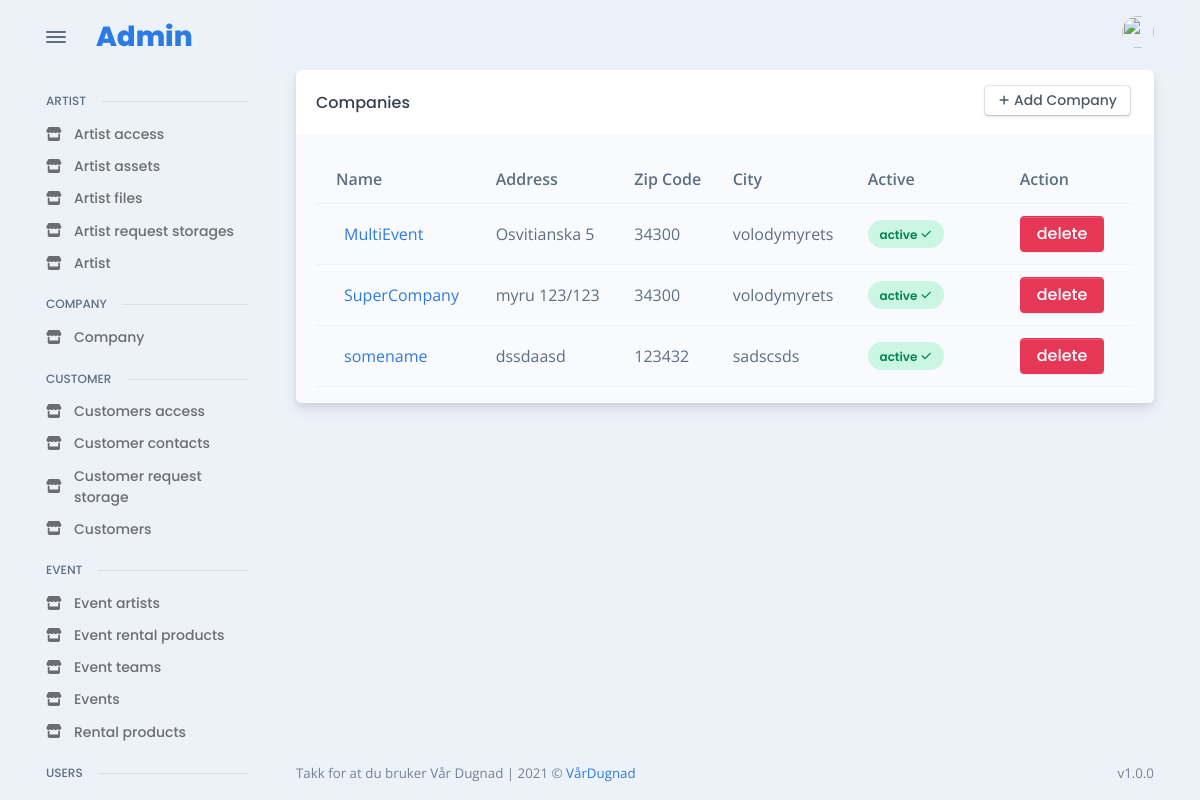
The app's page /admin_site/company/all_companies/ (signed in) with its own data.
### company/models.py (models this page shows, shortened)
class Company(models.Model):
    organization_number = models.CharField(("Organozation Number"), max_length=150)
    name = models.CharField(("Name"), max_length=150)
    address = models.CharField(("Address"), max_length=150)
    zip_code = models.CharField(("Zip Code"), max_length=50)
    city = models.CharField(("City"), max_length=50)
    terms = RichTextField("Terms", null=True)
    icon = models.FileField(("icon"), upload_to="category_image", null=True)
    active = models.BooleanField(("Active"), default=True)
    creator = models.ForeignKey(User, verbose_name=("creator"), related_name="company_creator", on_delete=models.CASCADE, null=True)

### admin_app/admin_company/views.py (the view)
# urls.py: path("all_companies/", CompanyListView.as_view(), name="admin_get_all_companies"),
class CompanyListView(LoginRequiredMixin, ListView):
    model = Company
    template_name = "admin/pages/company/all.html"
    context_object_name = "companies"
    def get_context_data(self, **kwargs):
        context = super().get_context_data(**kwargs)
        return context

### templates/admin/pages/company/all.html (shortened to what this page needs)
{% extends 'base/admin_base.html' %}
{% load static %}
{% load widget_tweaks %}
{% block content %}
<div class="card">
  <div class="card-header">
    <div class="row flex-between-center">
      <div class="col-4 col-sm-auto d-flex align-items-center pe-0">
        <h5 class="fs-0 mb-0 text-nowrap py-2 py-xl-0">Companies</h5>
      </div>
      <div class="col-8 col-sm-auto text-end ps-2">
        <a href="{% url 'admin_add_new_company' %}" class="btn btn-falcon-default btn-sm me-1 mb-1">
          <span class="fas fa-plus me-1" data-fa-transform="shrink-3"></span>Add Company
        </a>
      </div>
    </div>
  </div>
  <div class="card-body bg-light pb-0">
    <div class="table-responsive scrollbar">
      {% if companies|length %}
      <table class="table table-hover table-striped overflow-hidden">
        <thead>
          <tr>
            <th scope="col">Name</th>
            <th scope="col">Address</th>
            <th scope="col">Zip Code</th>
            <th scope="col">City</th>
            <th scope="col">Active</th>
            <th></th>
            <th></th>
            <th scope="col">Action</th>
          </tr>
        </thead>
        <tbody>
          {% for company in companies %}
          <tr class="align-middle">
            <td class="text-nowrap">
              <div class="d-flex align-items-center">
                <div class="ms-2"><a href="{% url 'change_details_company' company.id %}">{{company.name}}</a></div>
              </div>
            </td>
             <td class="text-nowrap"> {{company.address}} </td>
             <td class="text-nowrap"> {{company.zip_code}} </td>
             <td class="text-nowrap"> {{company.city}} </td>
            {% if company.active %}
                <td><span class="badge badge rounded-pill d-block p-2 badge-soft-success">active<span class="ms-1 fas fa-check" data-fa-transform="shrink-2"></span></span></td>
            {% else %}
                <td><span class="badge badge rounded-pill d-block p-2 badge-soft-danger">disabled<span class="ms-1 fas fa-times" data-fa-transform="shrink-2"></span></span></td>
            {% endif %}
            <th></th>
            <th></th>
            <td><a class="btn btn-danger"  href="{% url 'admin_delete_company' company.id %}">delete</a></tr>
          {% endfor %}
        </tbody>
      </table>
      {% else %}
          <p>There is no company yet, try to add some</p>
      {% endif %}
    </div>
  </div>
  </div>
{% endblock %}

### records on screen
Company: name "MultiEvent", address "Osvitianska 5", zip_code "34300", city "volodymyrets", active "active"
Company: name "SuperCompany", address "myru 123/123", zip_code "34300", city "volodymyrets", active "active"
Company: name "somename", address "dssdaasd", zip_code "123432", city "sadscsds", active "active"
